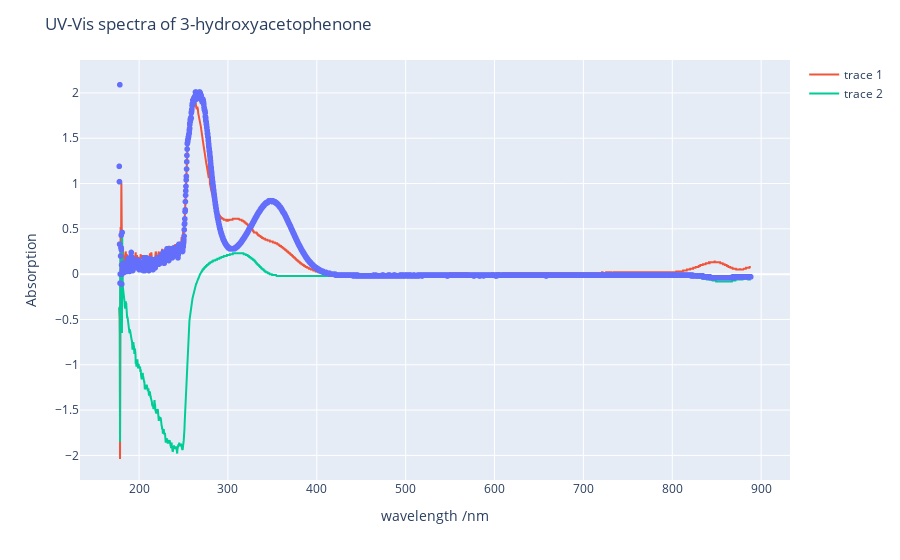

The code cell stored with this chart in its notebook:
### Code cell
import plotly.express as px
fig = px.scatter(x=all_data_two.w_NaOH, y=all_data_two.A_NaOH )
fig.add_scatter(x=all_data_two.w_buffer, y=all_data_two.A_buffer)
fig.add_scatter(x = all_data_two.w_HCl, y=all_data_two.A_HCl)
fig.update_layout(
    title="UV-Vis spectra of 3-hydroxyacetophenone",
    xaxis_title="wavelength /nm ",
    yaxis_title="Absorption")
fig.show()

### Figure 1 — Plotly figure (JSON) as saved in the notebook; plotly's stock layout.template omitted (floating-point values rounded to 4 significant figures; data arrays with more than 128 entries replaced by an {"elided": "..."} marker saying what was removed)
{"data": [{"hovertemplate": "x=%{x}<br>y=%{y}<extra></extra>", "legendgroup": "", "marker": {"color": "#636efa", "symbol": "circle"}, "mode": "markers", "name": "", "showlegend": false, "type": "scattergl", "x": {"elided": "3648 float values"}, "xaxis": "x", "y": {"elided": "3648 float values"}, "yaxis": "y"}, {"type": "scatter", "x": {"elided": "3648 float values"}, "y": {"elided": "3648 float values"}}, {"type": "scatter", "x": {"elided": "3648 float values"}, "y": {"elided": "3648 float values"}}], "layout": {"legend": {"tracegroupgap": 0}, "margin": {"t": 60}, "title": {"text": "UV-Vis spectra of 3-hydroxyacetophenone"}, "xaxis": {"anchor": "y", "domain": [0, 1], "title": {"text": "wavelength /nm "}}, "yaxis": {"anchor": "x", "domain": [0, 1], "title": {"text": "Absorption"}}}}
